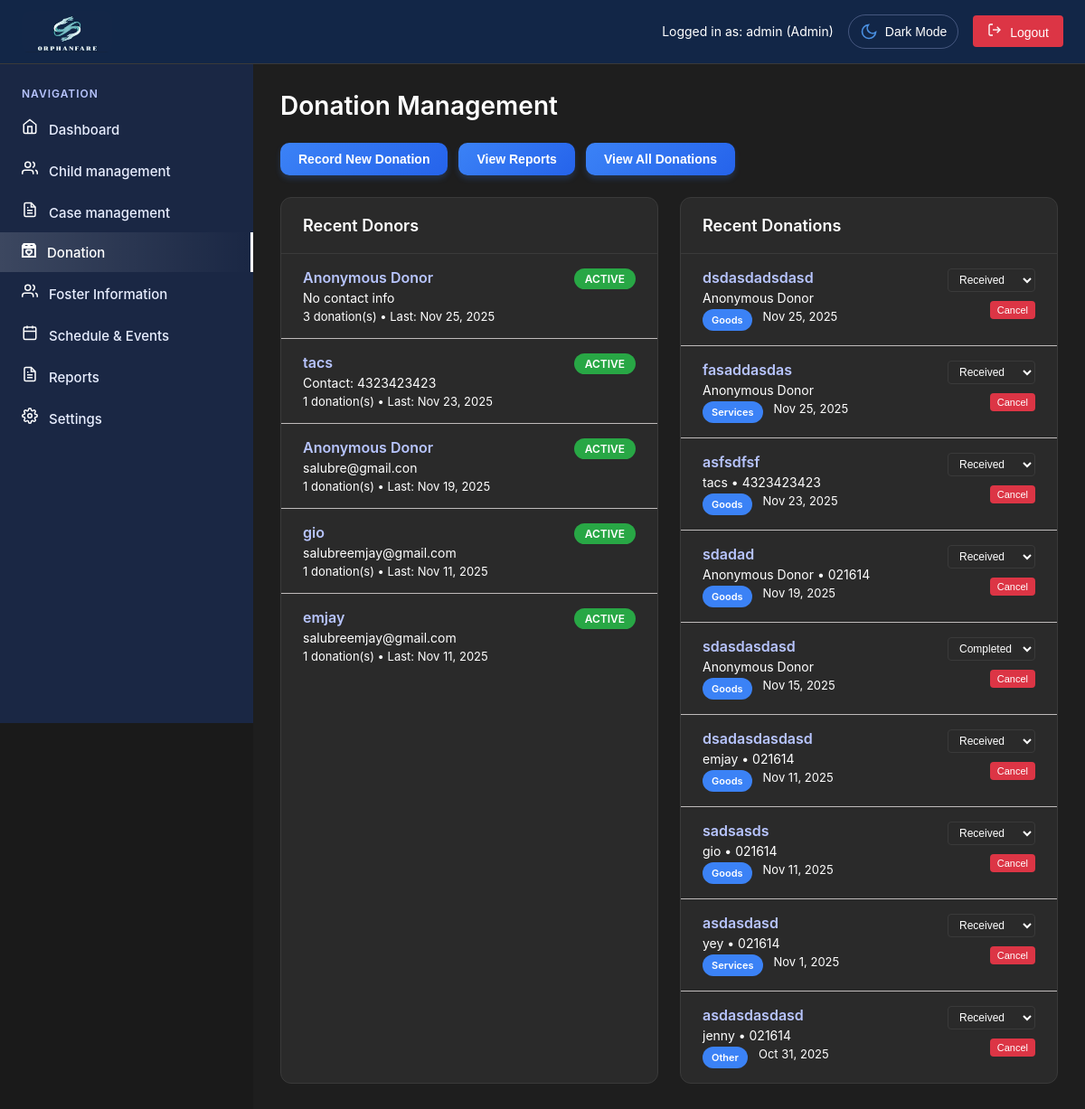
Page /admin/donation.php (signed in) on the committed database.
### tables this page shows
CREATE TABLE `users` (
  `id` int(11) NOT NULL,
  `username` varchar(50) NOT NULL,
  `email` varchar(100) NOT NULL,
  `password` varchar(255) NOT NULL,
  `role` enum('super_admin','admin','user','Social Worker','Social Welfare Assistant') DEFAULT 'user',
  `status` enum('active','inactive','pending') DEFAULT 'pending',
  `created_at` timestamp NOT NULL DEFAULT current_timestamp(),
  `updated_at` timestamp NOT NULL DEFAULT current_timestamp() ON UPDATE current_timestamp(),
  `two_factor_secret` varchar(32) DEFAULT NULL,
  `two_factor_enabled` tinyint(1) DEFAULT 0,
  `two_factor_verified` tinyint(1) DEFAULT 0,
  `two_factor_backup_codes` text DEFAULT NULL,
  `last_login` timestamp NULL DEFAULT NULL,
  `last_password_change` timestamp NOT NULL DEFAULT current_timestamp(),
  `failed_attempts` int(11) DEFAULT 0,
  `account_locked` tinyint(1) DEFAULT 0,
  `is_active` tinyint(1) DEFAULT 1
);

CREATE TABLE `donations` (
  `id` int(11) NOT NULL,
  `donation_id` varchar(20) NOT NULL,
  `donor_name` varchar(255) NOT NULL,
  `donor_contact` varchar(50) DEFAULT NULL,
  `donor_email` varchar(255) DEFAULT NULL,
  `donation_type` enum('Goods','Services','Other') NOT NULL,
  `description` text NOT NULL,
  `date_received` date NOT NULL,
  `status` enum('Received','Completed') NOT NULL DEFAULT 'Received',
  `notes` text DEFAULT NULL,
  `created_at` timestamp NOT NULL DEFAULT current_timestamp(),
  `updated_at` timestamp NOT NULL DEFAULT current_timestamp() ON UPDATE current_timestamp(),
  `cf_donation_value` decimal(10,2) DEFAULT NULL,
  `cf_receipt_number` varchar(100) DEFAULT NULL,
  `cf_purpose` varchar(255) DEFAULT NULL,
  `cf_acknowledgement_sent` tinyint(1) DEFAULT 0,
  `cf_favorite_anime` text DEFAULT NULL
);

### admin/donation.php (the view, shortened to what the rows shown need)
<?php
require_once 'includes/header.php';
try {
    $stmt = $pdo->prepare("
        SELECT donation_id, donor_name, donor_contact, donor_email,
               donation_type, description, date_received, status, notes
        FROM donations
        ORDER BY date_received DESC, created_at DESC
        LIMIT 10
    ");
    $stmt->execute();
    $recentDonations = $stmt->fetchAll();
} catch (Exception $e) {
    error_log("Donation page error: " . $e->getMessage());
    $totalDonations = 0;
    $completedDonations = 0;
    $recentDonations = [];
    $recentDonors = [];
}
$canEdit = $permissionManager->hasPermission('donation', 'edit');
$canDelete = $permissionManager->hasPermission('donation', 'delete');
?>
<main class="main-content">
    <h1 class="page-title">Donation Management
    </h1>
    <div class="content-grid">
        <div class="content-section">
            <div class="section-content">
                <?php if (empty($recentDonations)): ?>
                    <p style="color: #888; text-align: center; padding: 20px;">No recent donations.</p>
                <?php else: ?>
                    <?php foreach ($recentDonations as $donation): ?>
                    <?php
                    $currentStatus = $donation['status'] ?? 'Received';
                    $donationId = $donation['donation_id'];
                    ?>
                    <div class="donation-item" data-donation-id="<?php echo $donationId; ?>">
                        <div class="donation-info">
                            <h4><?php echo htmlspecialchars($donation['description'] ?? 'Donation'); ?></h4>
                            <div class="donation-donor">
                                <?php echo htmlspecialchars($donation['donor_name']); ?>
                                <?php if (!empty($donation['donor_contact'])): ?>
                                    • <?php echo htmlspecialchars($donation['donor_contact']); ?>
                                <?php endif; ?>
                            </div>
                            <div class="donation-meta">
                                <span class="donation-type"><?php echo htmlspecialchars($donation['donation_type']); ?></span>
                                <span class="donation-date"><?php echo formatDate($donation['date_received']); ?></span>
                            </div>
                        </div>
                        <div class="donation-actions">
                            <?php if ($canEdit): ?>
                                <select class="status-select" data-donation-id="<?php echo $donationId; ?>"
                                        onchange="updateDonationStatus('<?php echo $donationId; ?>', this.value)">
                                    <option value="Received" <?php echo strtolower($currentStatus) === 'received' ? 'selected' : ''; ?>>Received</option>
                                    <option value="Completed" <?php echo strtolower($currentStatus) === 'completed' ? 'selected' : ''; ?>>Completed</option>
                                </select>
                            <?php else: ?>
                                <select class="status-select" disabled style="opacity: 0.6; cursor: not-allowed;">
                                    <option selected><?php echo htmlspecialchars($currentStatus); ?></option>
                                </select>
                            <?php endif; ?>
                            <div class="cancel-button-container">
                                <?php if ($canDelete): ?>
                                    <button class="btn-cancel-small"
                                            onclick="cancelDonation('<?php echo $donationId; ?>',
                                            '<?php echo htmlspecialchars($donation['donor_name']); ?>',
                                            '<?php echo htmlspecialchars($donation['description'] ?? ''); ?>')">
                                        Cancel
                                    </button>
                                <?php else: ?>
                                    <span class="no-action">No permission</span>
                                <?php endif; ?>
                            </div>
                        </div>
                    </div>
                    <?php endforeach; ?>
                <?php endif; ?>
            </div>
        </div>
    </div>
</main>
<?php require_once 'includes/footer.php'; ?>

### admin/includes/header.php (shortened to what the rows shown need)
<?php
require_once '../config/database.php';
require_once 'auth.php';
$currentUser = getCurrentUser();
try {
    $stmt = $pdo->prepare("SELECT role FROM users WHERE id = ?");
    $stmt->execute([$currentUser['id']]);
    $dbUser = $stmt->fetch(PDO::FETCH_ASSOC);
    if ($dbUser && $dbUser['role']) {
        $currentUser = getCurrentUser();
    }
} catch (Exception $e) {
}
require_once 'permissions.php';
?>
<!DOCTYPE html>
<html lang="en">
<head>
    <link rel="stylesheet" href="../css/common.css">
    <link rel="stylesheet" href="../css/admin.css">
</head>
<body>
    <div class="dashboard-container">
        <div class="top-header">
            <div class="user-info">
                <span class="user-status">Logged in as: <?php echo htmlspecialchars($currentUser['username'] ?? 'Admin'); ?> (<?php
                    $roleDisplay = match($currentUser['role']) {
                        'super_admin' => 'Super Admin',
                        'admin' => 'Admin',
                        'Social Worker' => 'Social Worker',
                        'Social Welfare Assistant' => 'Social Welfare Assistant',
                        default => ucfirst($currentUser['role'])
                    };
                    echo htmlspecialchars($roleDisplay);
                ?>)</span>
                <button id="themeToggle" class="theme-toggle">
                    <span class="theme-icon">
                    </span>
                    <span class="text">Dark Mode</span>
                </button>
                <button class="logout-btn" onclick="logout()">
                    <svg width="16" height="16" viewBox="0 0 24 24" fill="none" stroke="currentColor" stroke-width="2" style="margin-right: 5px;">
                        <path d="M9 21H5a2 2 0 0 1-2-2V5a2 2 0 0 1 2-2h4"/>
                        <polyline points="16 17 21 12 16 7"/>
                        <line x1="21" y1="12" x2="9" y2="12"/>
                    </svg>
                    Logout
                </button>
            </div>
        </div>

### rows in the picture
users: role "admin", role "Admin"
donations: description "dsdasdadsdasd", donor_name "Anonymous Donor", donation_type "Goods", date_received "Nov 25, 2025", status+donation "Received"
donations: description "fasaddasdas", donor_name "Anonymous Donor", donation_type "Services", date_received "Nov 25, 2025", status+donation "Received"
donations: description "asfsdfsf", donor_name "tacs", donor_contact "4323423423", donation_type "Goods", date_received "Nov 23, 2025", status+donation "Received"
donations: description "sdadad", donor_name "Anonymous Donor", donor_contact "021614", donation_type "Goods", date_received "Nov 19, 2025", status+donation "Received"
donations: description "sdasdasdasd", donor_name "Anonymous Donor", donation_type "Goods", date_received "Nov 15, 2025", status+donation "Completed"
donations: description "dsadasdasdasd", donor_name "emjay", donor_contact "021614", donation_type "Goods", date_received "Nov 11, 2025", status+donation "Received"
donations: description "sadsasds", donor_name "gio", donor_contact "021614", donation_type "Goods", date_received "Nov 11, 2025", status+donation "Received"
donations: description "asdasdasd", donor_name "yey", donor_contact "021614", donation_type "Services", date_received "Nov 1, 2025", status+donation "Received"
donations: description "asdasdasdasd", donor_name "jenny", donor_contact "021614", donation_type "Other", date_received "Oct 31, 2025", status+donation "Received"

### other values in the picture
$donor['donor_name'] "Anonymous Donor"
$donor['donation_count'] "3"
formatDate($donor['last_donation']) "Nov 25, 2025"
$donor['donor_name'] "tacs"
$donor['donor_contact'] "4323423423"
$donor['donation_count'] "1"
formatDate($donor['last_donation']) "Nov 23, 2025"
$donor['donor_email'] "salubre@gmail.con"
formatDate($donor['last_donation']) "Nov 19, 2025"
$donor['donor_name'] "gio"
$donor['donor_email'] "salubreemjay@gmail.com"
formatDate($donor['last_donation']) "Nov 11, 2025"
$donor['donor_name'] "emjay"
